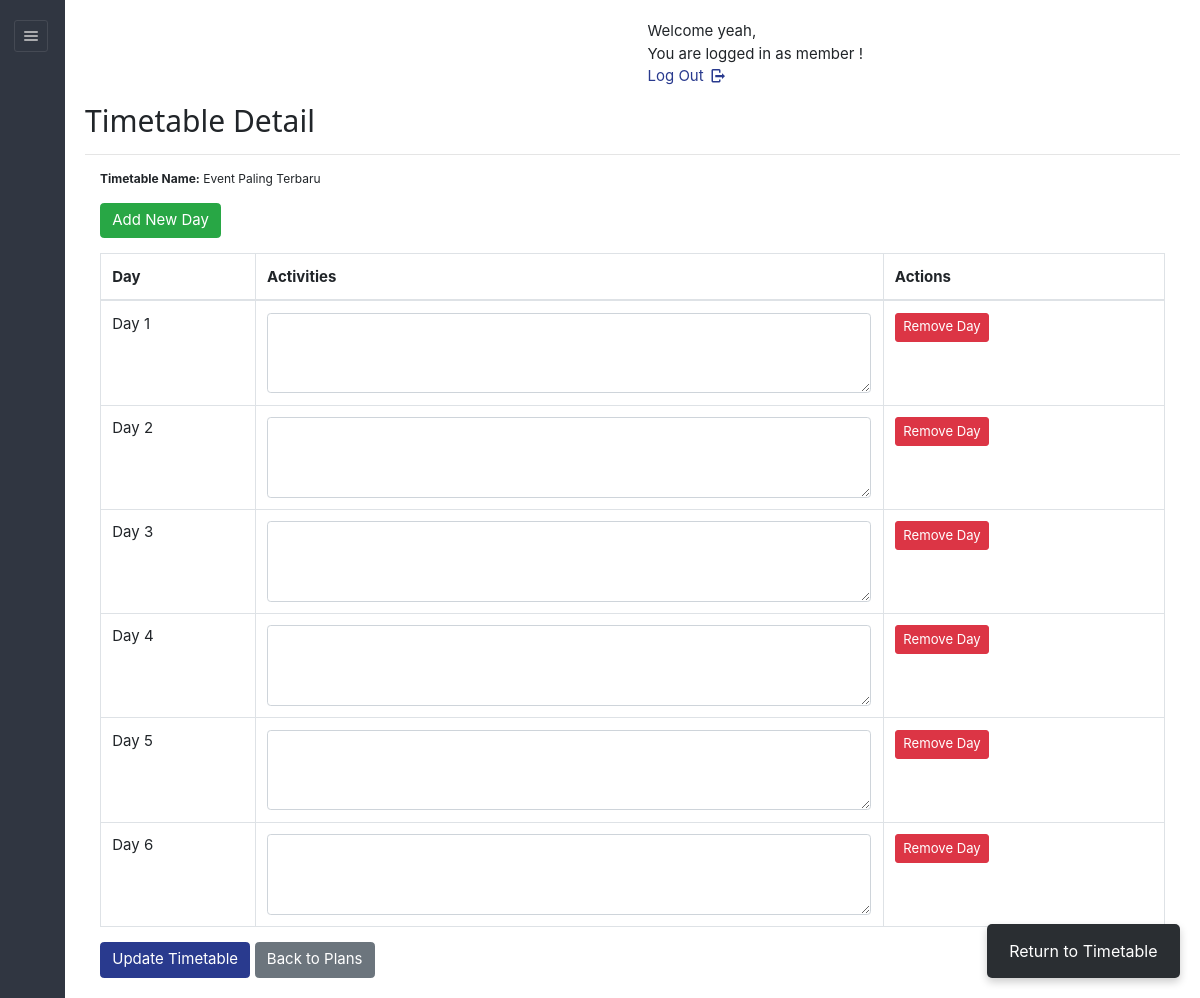
Screenshot of /dashboard/admin/viewdetailroutine.php?id=15505317 (signed in) with the database file from the repository.
### tables this page shows
CREATE TABLE IF NOT EXISTS `sports_timetable` (
  `tid` varchar(45) NOT NULL,
  `planid` varchar(50) DEFAULT NULL,
  `staffid` varchar(50) DEFAULT NULL,
  `tname` varchar(45) NOT NULL,
  `hasApproved` varchar(10) NOT NULL,
  PRIMARY KEY (`tid`)
);

CREATE TABLE IF NOT EXISTS `timetable_days` (
  `day_id` varchar(36) NOT NULL,
  `tid` varchar(36) DEFAULT NULL,
  `day_number` int DEFAULT NULL,
  `activities` text,
  PRIMARY KEY (`day_id`),
  KEY `timetable_id` (`tid`)
);

### dashboard/admin/viewdetailroutine.php (the view, shortened to what this page needs)
<?php
require '../../include/db_conn.php';
$id = $_GET['id'];
$sql = "SELECT t.tname, td.day_id, td.day_number, td.activities
        FROM sports_timetable t
        LEFT JOIN timetable_days td ON t.tid = td.tid
        WHERE t.tid = '$id'
        ORDER BY td.day_number";
$result = mysqli_query($con, $sql);
$timetableData = [];
while ($row = mysqli_fetch_assoc($result)) {
    $timetableData[] = $row;
}
?>
<!DOCTYPE html>
<html lang="en">
<head>
    <link rel="stylesheet" href="../../css/style.css" id="style-resource-5">
    <link rel="stylesheet" type="text/css" href="../../css/entypo.css">
    <link href="a1style.css" rel="stylesheet" type="text/css">
    <link rel="stylesheet" href="../../css/bootstrap.min.css">
    <link rel="stylesheet" href="../../css/dashboard/sidebar.css">
</head>
<body class="page-body page-fade" onload="collapseSidebar()">
    <div class="page-container sidebar-collapsed" id="navbarcollapse">
        <div class="sidebar-menu">
            <header class="logo-env">
                <div class="sidebar-collapse" onclick="collapseSidebar()">
                    <a href="#" class="sidebar-collapse-icon with-animation">
                        <i class="entypo-menu"></i>
                    </a>
                </div>
            </header>
        </div>
        <div class="main-content">
            <div class="row">
                <div class="col-md-6 col-sm-8 clearfix">
                </div>
                <div class="col-md-6 col-sm-4 clearfix hidden-xs">
                    <ul class="list-inline links-list pull-right">
                        <li>
                            <a href="logout.php">
                                Log Out <i class="entypo-logout right"></i>
                            </a>
                        </li>
                    </ul>
                </div>
            </div>
            <h2>Timetable Detail</h2>
            <hr/>
            <div class="container">
                <p><strong>Timetable Name:</strong> <?= htmlspecialchars($timetableData[0]['tname'] ?? 'N/A') ?></p>
                <form method="POST" class="mb-3">
                    <button type="submit" name="add_day" class="btn btn-success">Add New Day</button>
                </form>
                <form method="POST" action="">
                    <table class="table table-bordered">
                        <thead>
                            <tr>
                                <th>Day</th>
                                <th>Activities</th>
                                <th>Actions</th>
                            </tr>
                        </thead>
                        <tbody>
                            <?php if (!empty($timetableData)) : ?>
                                <?php foreach ($timetableData as $day) : ?>
                                    <?php if (!empty($day['day_id'])) : ?>
                                        <tr>
                                            <td>Day <?= htmlspecialchars($day['day_number']) ?></td>
                                            <td>
                                                <textarea name="activities[<?= $day['day_id'] ?>]" class="form-control" rows="3"><?= htmlspecialchars($day['activities']) ?></textarea>
                                            </td>
                                            <td>
                                                <form method="POST" style="display: inline;">
                                                    <button type="submit" name="remove_day" class="btn btn-danger btn-sm" onclick="return confirm('Are you sure you want to remove this day?')">
                                                        Remove Day
                                                    </button>
                                                </form>
                                            </td>
                                        </tr>
                                    <?php endif; ?>
                                <?php endforeach; ?>
                            <?php else : ?>
                                <tr>
                                    <td colspan="3" class="text-center">No days found. Add a new day to get started.</td>
                                </tr>
                            <?php endif; ?>
                        </tbody>
                    </table>
                    <?php if (!empty($timetableData)) : ?>
                        <button type="submit" name="update_activities" class="btn btn-primary">Update Timetable</button>
                    <?php endif; ?>
                    <a href="view_plan.php" class="btn btn-secondary">Back to Plans</a>
                </form>
            </div>
        </div>
    </div>
    <a class="btn-sm px-4 py-3 d-flex home-button return" style="background-color:#2a2e32" href="viewroutine.php">Return to Timetable</a>
</body>
</html>

### css/style.css (style rules this page uses)
html { font-size: 62.5%; font-family: sans-serif; }
div { display: block; }
body { font-family: "Noto Sans", sans-serif, "Helvetica Neue", Helvetica, Arial, sans-serif; font-size: 12px; line-height: 1.428571429; display: block; margin: 0; }
*, *:before, *:after { box-sizing: border-box; }
a { text-decoration: none; background: transparent; }
p { margin: 0 0 8.5px; font-size: 12px; }
p { display: block; }
.form-control { display: block; width: 100%; height: 31px; padding: 6px 12px; font-size: 12px; line-height: 1.428571429; color: #555555; outline:none; vertical-align: middle; background-color: #ffffff; background-image: none; border: 1px solid #ebebeb; border-radius: 3px; transition: border-color ease-in-out .15s, box-shadow ease-in-out .15s; }
input, button, select, textarea { font-family: inherit; font-size: inherit; line-height: inherit; }
button, input { line-height: normal; }
button, input, select, textarea { font-family: inherit; font-size: 100%; margin: 0; }
input, textarea, select, button { text-rendering: auto; color: initial; letter-spacing: normal; word-spacing: normal; text-transform: none; text-indent: 0px; text-shadow: none; display: inline-block; text-align: start; margin: 0em; font: 400 13.3333px Arial; }
.btn-primary { color: #ffffff; background-color: #303641; border-color: #303641; }
.btn { display: inline-block; margin-bottom: 0; font-weight: 400; text-align: center; vertical-align: middle; cursor: pointer; background-image: none; border: 1px solid transparent; white-space: nowrap; padding: 6px 12px; font-size: 12px; line-height: 1.428571429; border-radius: 3px; user-select: none; }
button, html input[type="button"], input[type="reset"], input[type="submit"] { cursor: pointer; }
button, select { text-transform: none; }
a { color: #373e4a; text-decoration: none; }
a { background: transparent; }
a { color: #373e4a; }
.page-container { position: relative; padding-left: 280px; }
.page-container .sidebar-menu { position: absolute; width: 280px; top: 0; left: 0; bottom: 0; background: #303641; color: #aaabae; z-index: 1; min-height: 796px; box-sizing: border-box; }
.page-container .sidebar-menu .logo-env { width: 100%; padding: 35px; padding-bottom: 10px; box-sizing: border-box; }
.page-container.sidebar-collapsed { padding-left: 65px; }
.page-container.sidebar-collapsed .sidebar-menu { z-index: 4; width: 65px; }
.page-container.sidebar-collapsed .sidebar-menu .logo-env { display: block; padding: 20px; }
.page-container .sidebar-menu .logo-env:before, .page-container .sidebar-menu .logo-env:after { content: " "; display: table; }
.page-container .sidebar-menu .logo-env > div { display: block; vertical-align: middle; white-space: nowrap; float: left; }
.page-container .sidebar-menu .logo-env > div > a { display: inline-block; color: #aaabae; }
.page-container.sidebar-collapsed .sidebar-menu .logo-env > div.sidebar-collapse { display: block; padding: 0; left: 3px; }
.page-container .sidebar-menu .logo-env > div.sidebar-collapse, .page-container .sidebar-menu .logo-env > div.sidebar-mobile-menu { position: relative; float: right; }
.page-container .sidebar-menu .logo-env > div.sidebar-collapse a, .page-container .sidebar-menu .logo-env > div.sidebar-mobile-menu a { display: inline-block; border: 1px solid #454a54; text-align: center; padding: 0; line-height: 1; font-size: 20px; font-weight: 300; padding: 5px 2px; background-clip: padding-box; border-radius: 3px; transition: all 200ms ease-in-out; }
.page-container .sidebar-menu .logo-env:after { clear: both; }
ul, ol { margin-top: 0; margin-bottom: 8.5px; }
ul, menu, dir { display: block; list-style-type: disc; }
li { display: list-item; }
i, cite, em, var, address, dfn { font-style: italic; }

### css/entypo.css (style rules this page uses)
[class^="entypo-"]:before, [class*=" entypo-"]:before { font-family: "entypo"; font-style: normal; font-weight: normal; speak: none; display: inline-block; text-decoration: inherit; width: 1em; margin-right: .2em; text-align: center; font-variant: normal; text-transform: none; line-height: 1em; margin-left: .2em; }
.entypo-menu:before { content: '\e811'; }
.entypo-logout:before { content: '\e85d'; }

### css/dashboard/sidebar.css (style rules this page uses)
.page-container { display: flex; min-height: 100vh; }
.sidebar-menu { width: 250px; background-color: #2b303a; color: #ffffff; }
.main-content { flex-grow: 1; padding: 20px; }

### rows the page displays
sports_timetable: tname "Event Paling Terbaru"
timetable_days: day_number "1"
timetable_days: day_number "2"
timetable_days: day_number "3"
timetable_days: day_number "4"
timetable_days: day_number "5"
timetable_days: day_number "6"
